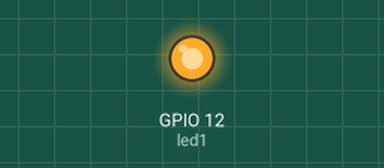
The program below on a simulated Raspberry Pi (BCM pin numbers). Shown: output pins drawn as LEDs (lit = HIGH).

Above: at 1.0 s.
At 3.0 s:
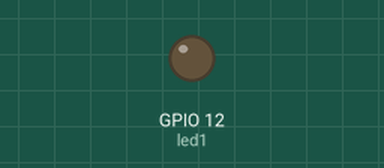
Timing chart, 0 to 5.2 s (numbered marks = the images above):
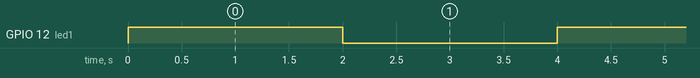

The program:

gpio.py
```python
import RPi.GPIO as GPIO
import time

led1 = 12

GPIO.setmode(GPIO.BCM)
GPIO.setup(led1, GPIO.OUT)

while True :
    GPIO.output(led1, True)
    time.sleep(2)
    GPIO.output(led1,False)
    time.sleep(2)
```

Measured:
- by itself, GPIO 12 (led1): alternates HIGH for 2.0 s and LOW for 2.0 s
